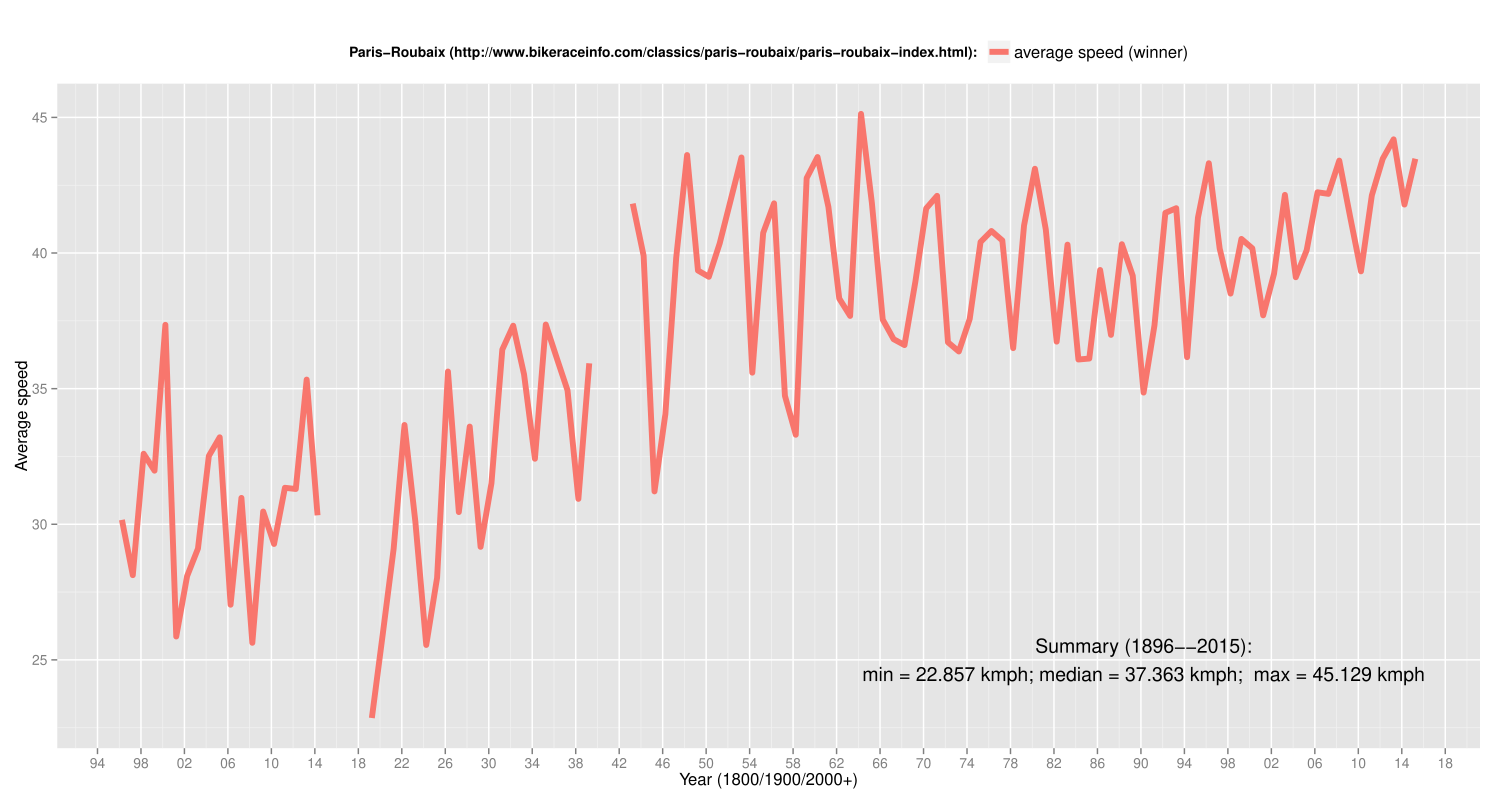

R code for this plot:
## http://www.statmethods.net/stats/regression.html
## http://www.cookbook-r.com/Statistical_analysis/Regression_and_correlation/
## google:: trust wvs  Heston et al.
## http://tdhock.github.io/animint/geoms.html
library(reshape)
require(ggplot2)
library(scales)
library(zoo)

# http://stackoverflow.com/questions/7381455/filtering-a-data-frame-by-values-in-a-column
d <- read.csv("paris-roubaix.csv", sep = ';',  header=T, na.string="NA");

fivenum(d$speed);

d$rok <- paste(d$rok, "-04-01", sep="");
d$rok

ggplot(d, aes(x = as.Date(rok))) +
#ggplot(d, aes(x = as.Date(rok, format="%Y-04-01"))) +
##ggplot(d, aes(x = rok)) +
  geom_line(aes(y = speed, colour = 'average speed (winner)', group = 1), size=2) +
  ylab(label="Average speed") +
  xlab(label="Year (1800/1900/2000+)") +
  scale_x_date(breaks = date_breaks("4 years"), labels = date_format("%y")) +
  annotate("text", x = as.Date("1990-04-01"), y = 25, 
    label = "Summary (1896--2015):\nmin = 22.857 kmph; median = 37.363 kmph;  max = 45.129 kmph") +
  labs(color = "Paris-Roubaix (http://www.bikeraceinfo.com/classics/paris-roubaix/paris-roubaix-index.html): ") +
  theme(legend.position="top") +
  theme(legend.text=element_text(size=12));

ggsave(file="paris-roubaix.pdf", width=15, height=8)
